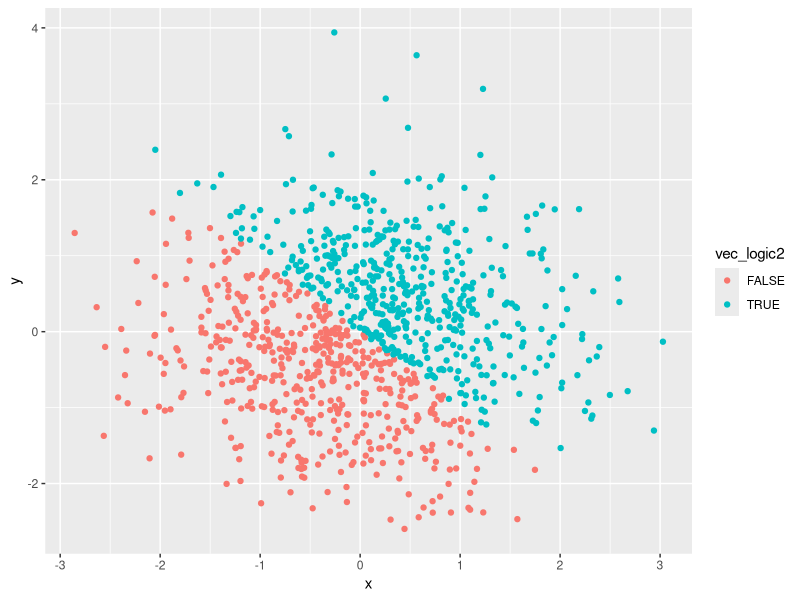
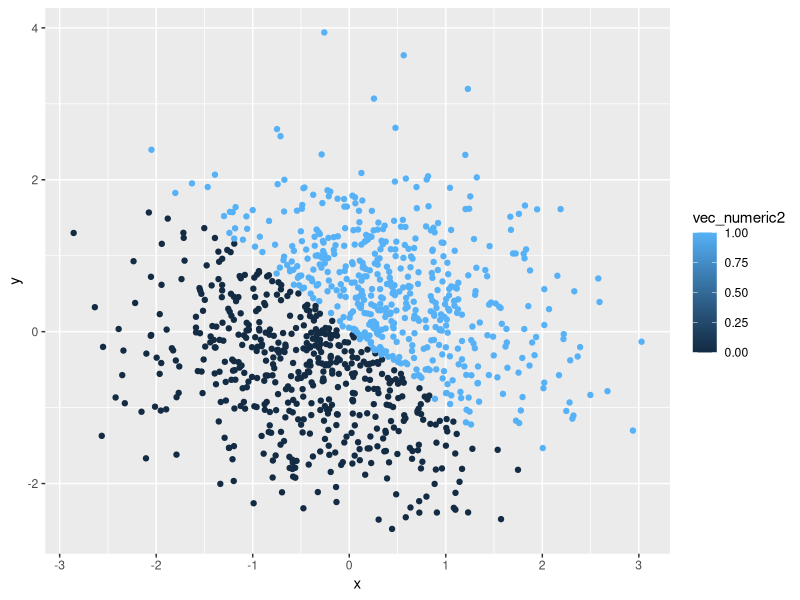
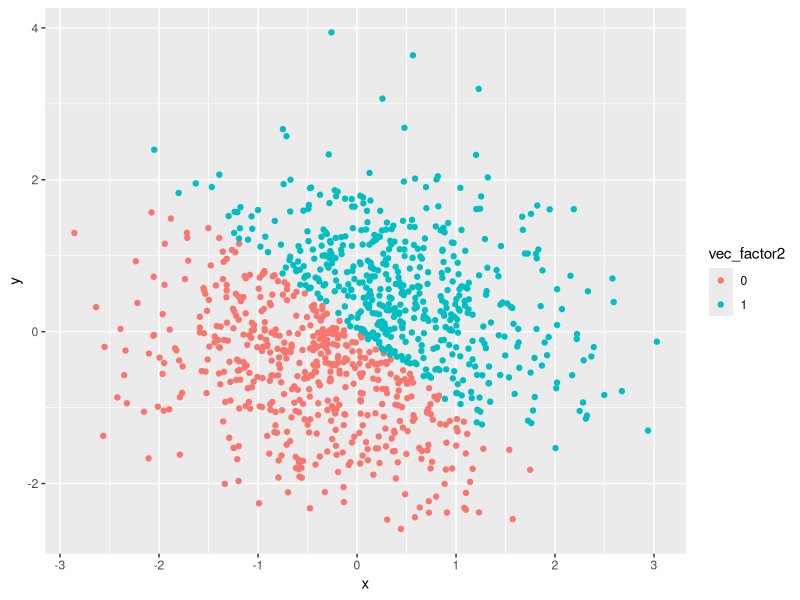
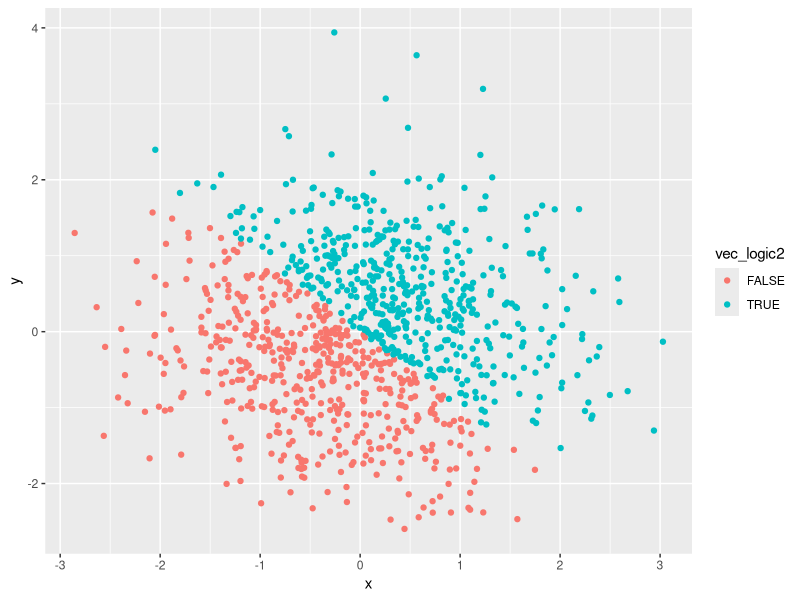

R code for these plots, in order:
## ---- chunk 1
knitr::opts_chunk$set(echo = TRUE)
## ---- chunk 2
library(tidyverse)
## ---- chunk 3

vec_numeric <- runif(10, min = 0, max = 5)
vec_logic <- vec_numeric > 2
vec_character <- c("My", "name", "is", "Brennan", "and", "I", "love", "data", "science", "yay")
vec_factor <- factor(c("blue", "red", "green", "blue", "red", "green", "blue", "red", "green", "blue" ))

problem_1_df <- tibble(
  vec_numeric,
  vec_logic <- vec_numeric > 2,
  vec_character,
  vec_factor
)

## ---- chunk 4
x <- rnorm(1000)
y <- rnorm(1000)
vec_logic2 <- x + y > 0
vec_numeric2 <- as.numeric(vec_logic2)
vec_factor2 <- as.factor(vec_numeric2)

problem_2_df <- tibble(
  x,
  y,
  vec_logic2,
  vec_numeric2,
  vec_factor2
)
## ---- chunk 5
# plot 1
ggplot(problem_2_df, aes(x = x, y = y, color = vec_logic2)) + geom_point()
ggsave("problem_2_plot.jpg",dpi=300) # saves the plot

# plot 2
ggplot(problem_2_df, aes(x = x, y = y, color = vec_numeric2)) + geom_point()

# plot 3
ggplot(problem_2_df, aes(x = x, y = y, color = vec_factor2)) + geom_point()
